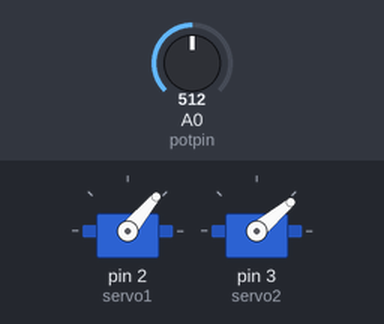
A sketch run on a simulated Arduino Uno, built with avr-gcc and run on an emulated ATmega328P. On the bench: 2 × servo. The inputs (shaded band) are chosen by the test bench; at power-on: A0 (potpin) = 512.

Above: at 1.8 s.
1.9 s: A0 (potpin) set to 306
At 2.15 s:
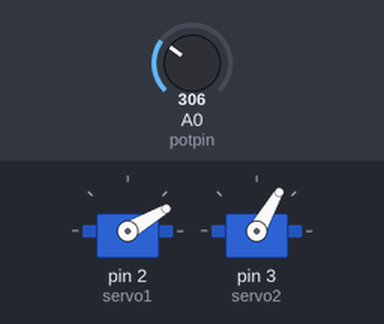
5.4 s: A0 (potpin) set to 122
At 5.77 s:
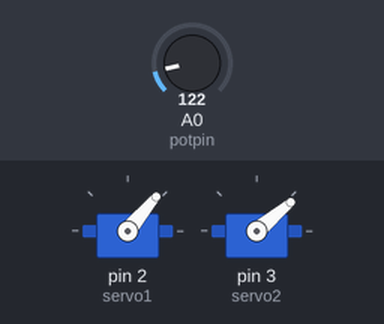
Timing chart, 0 to 14.9 s (numbered marks = the images above; inputs shaded):
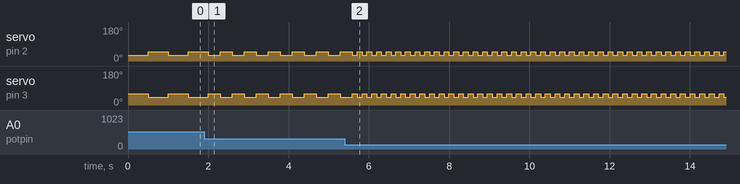

Measured:
- after the input at 1.9 s, servo on pin 2 (servo1): alternates 50° for 0.30 s and 30° for 0.30 s, starting after 0.40 s; servo on pin 3 (servo2): alternates 60° for 0.30 s and 40° for 0.30 s, starting after 0.40 s
- after the input at 5.4 s, servo on pin 2 (servo1): alternates 50° for 0.12 s and 30° for 0.12 s, starting after 0.31 s; servo on pin 3 (servo2): alternates 60° for 0.12 s and 40° for 0.12 s, starting after 0.31 s

The sketch:

servo_guitar.ino
```cpp
// HRTE PROJECTS
//CREATED BY UCHITHA INDURANGA XD

  #include <Servo.h>

  Servo servo1;
  Servo servo2;


  int potpin = 0;
  int val;

  void setup() {
  servo1.attach(2);
  servo2.attach(3);

}

  void loop() {
  val = analogRead(potpin);
  val = map(val, 0, 1023, 1, 1000);

  servo1.write(30);
  servo2.write(60);
  delay(val);
  servo1.write(50);
  servo2.write(40);
  delay(val);

}
```
